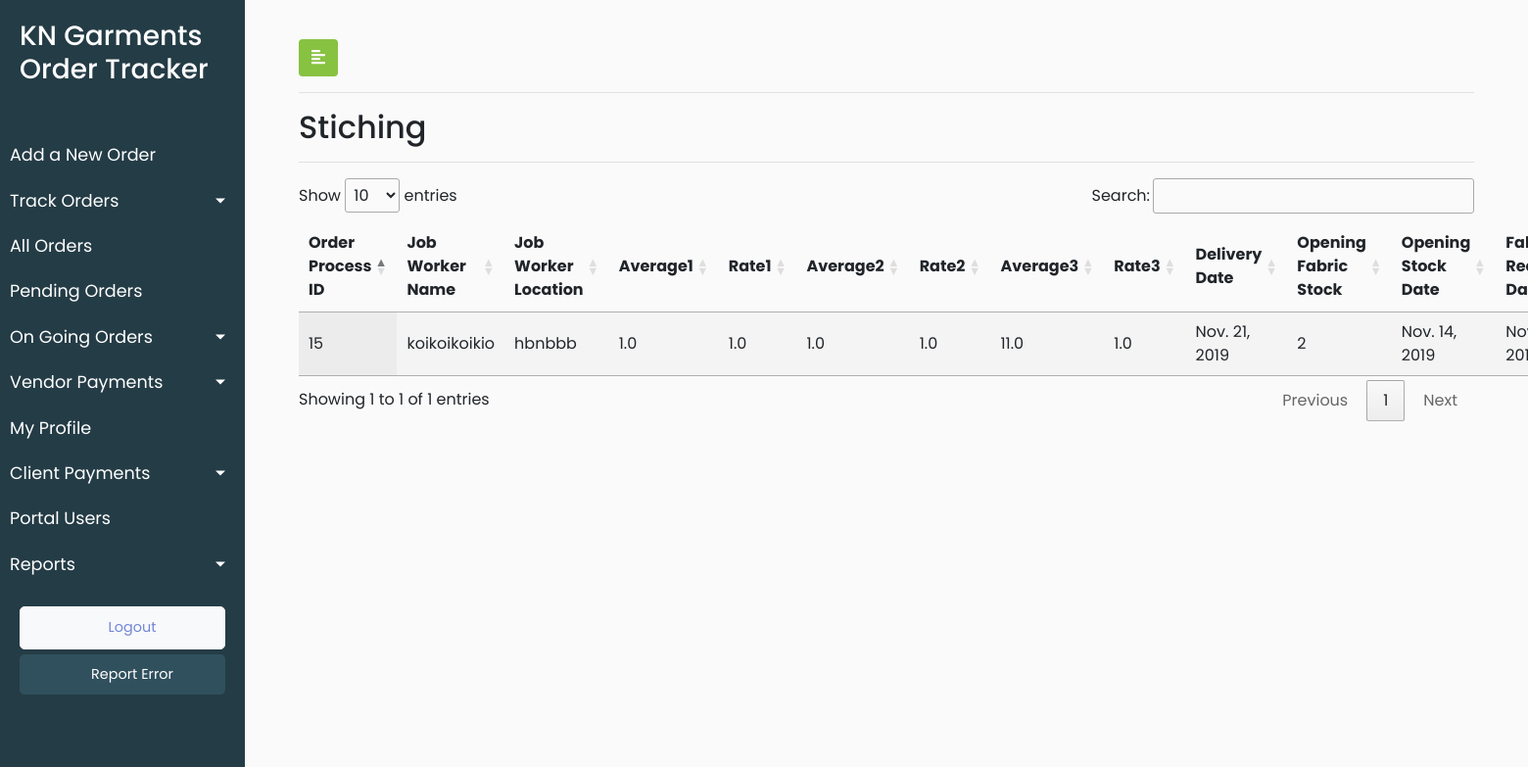
Before: /track_order_stiching_order/ (signed in) with the older database file.
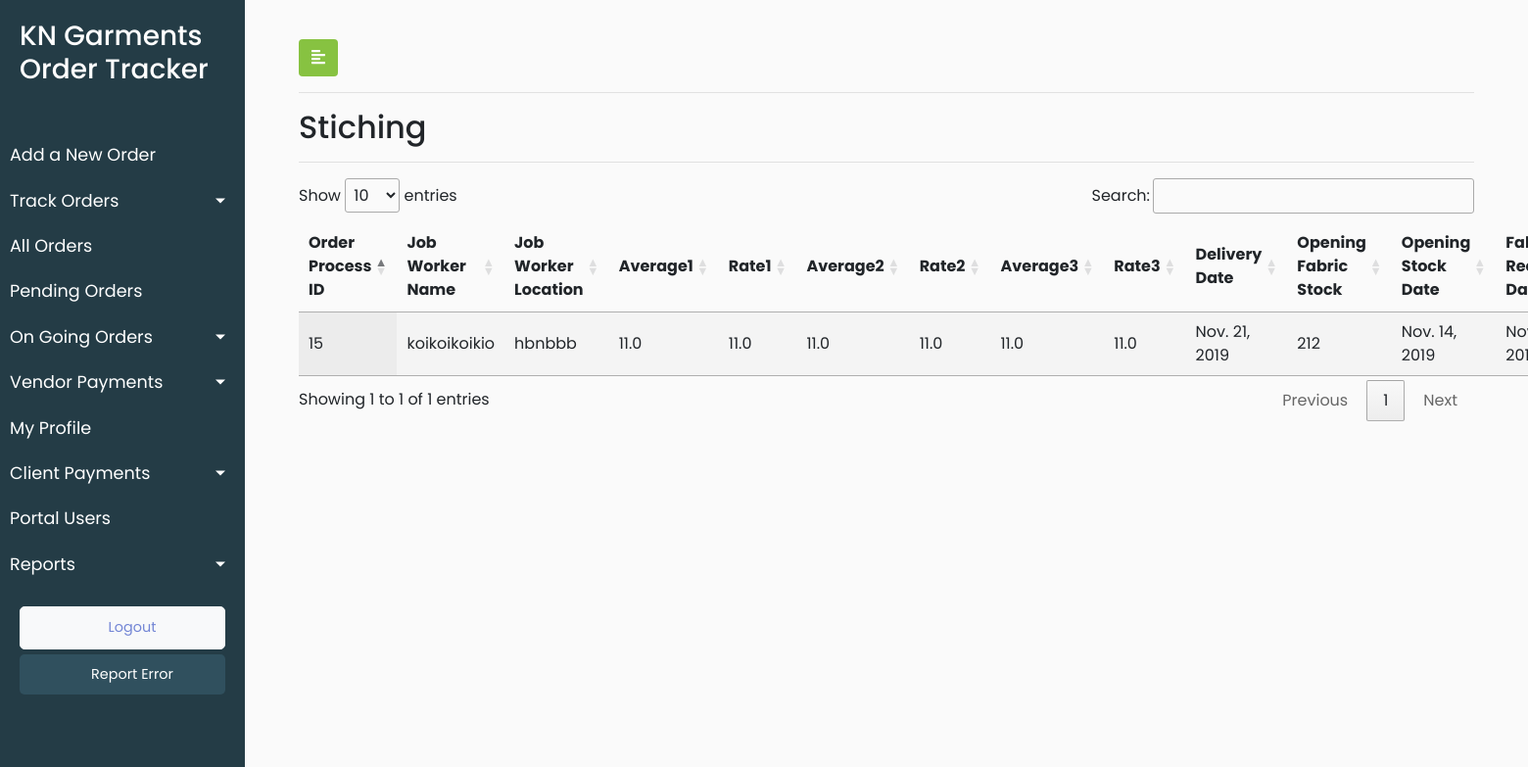
After: the same page with the newer database file.
### KNGarment_Order_TrackPro_App/models.py (models this page shows, shortened)
class Process(models.Model):
    Paid = 1
    Pending = 2
    PAYMENT_STATUS=((Paid,'Paid'), (Pending,'Pending'))
    process_vendor_name = models.CharField(max_length=920,blank=True)
    process_vendor_location = models.CharField(max_length=920,blank=True)
    process_received_quantity = models.IntegerField(blank=True,null=True)
    process_received_date = models.DateField(default=timezone.now)
    process_delivery_date = models.DateField(default=timezone.now)
    process_bill_number = models.IntegerField(blank=True,default=0)
    process_bill_file = models.FileField(blank=True)
    process_payment_status = models.PositiveSmallIntegerField(choices=PAYMENT_STATUS,default=Pending,blank=True)
    process_date_of_entry = models.DateTimeField(default=timezone.now)
    process_vendor_id = models.ForeignKey(Vendor, on_delete = models.CASCADE,blank=True)
    process_order_id = models.ForeignKey(Orders, on_delete=models.CASCADE,blank=True)
    objects = InheritanceManager()
    class Meta:
        verbose_name_plural = "Process List"
        verbose_name = "Process"

class Stiching(Process):
    Stiching = 2
    process_type = models.PositiveSmallIntegerField(default=Stiching)
    stiching_average_one = models.FloatField()
    stiching_average_two = models.FloatField()
    stiching_average_three = models.FloatField()
    stiching_rate_one = models.FloatField()
    stiching_rate_two = models.FloatField()
    stiching_rate_three = models.FloatField()
    stiching_opening_fabric_stock = models.IntegerField()
    stiching_opening_stock_date = models.DateField(default=timezone.now)
    stiching_fabric_bill_date = models.DateField(default=timezone.now)
    stiching_fabric_used = models.CharField(max_length=920)
    stiching_fabric_bill_number = models.CharField(max_length=920,blank=True)
    class Meta:
        verbose_name_plural = "Stiching Orders List"
        verbose_name = "Stiching Order"

class Process(models.Model):
    Paid = 1
    Pending = 2
    PAYMENT_STATUS=((Paid,'Paid'), (Pending,'Pending'))
    process_vendor_name = models.CharField(max_length=920,blank=True)
    process_vendor_location = models.CharField(max_length=920,blank=True)
    process_received_quantity = models.IntegerField(blank=True,null=True)
    process_received_date = models.DateField(default=timezone.now)
    process_delivery_date = models.DateField(default=timezone.now)
    process_bill_number = models.IntegerField(blank=True,default=0)
    process_bill_file = models.FileField(blank=True)
    process_payment_status = models.PositiveSmallIntegerField(choices=PAYMENT_STATUS,default=Pending,blank=True)
    process_date_of_entry = models.DateTimeField(default=timezone.now)
    process_vendor_id = models.ForeignKey(Vendor, on_delete = models.CASCADE,blank=True)
    process_order_id = models.ForeignKey(Orders, on_delete=models.CASCADE,blank=True)
    objects = InheritanceManager()
    class Meta:
        verbose_name_plural = "Process List"
        verbose_name = "Process"

class Orders(models.Model):
    order_order_number = models.CharField(max_length=920)
    order_order_type = models.CharField(max_length=920)
    order_order_brands = models.CharField(max_length=920)
    order_order_style_number = models.CharField(max_length=920)
    order_order_fit = models.CharField(max_length=920)
    order_order_quantity = models.IntegerField()
    order_order_date = models.DateField(default=timezone.now)
    order_delivery_date = models.DateField(default=timezone.now)
    order_order_category = models.CharField(max_length=920)
    order_fit_sample_status = models.CharField(max_length=920)
    order_fit_sample_submitted_date = models.DateField(default=timezone.now)
    order_pps_sample_status = models.CharField(max_length=920)
    order_pps_sample_submitted_date = models.DateField(default=timezone.now)
    order_order_remark = models.CharField(max_length=920,blank=True)
    order_order_date_of_entry = models.DateTimeField(default=timezone.now)
    order_client_id = models.ForeignKey(Client, on_delete = models.CASCADE,default=1)
    def __str__(self):
        return str(self.pk)
    class Meta:
        verbose_name_plural = "Orders List"
        verbose_name = "Order"

### KNGarment_Order_TrackPro_App/views.py (the view)
# urls.py: path('track_order_stiching_order/', views.track_order_stiching_order, name = 'track_order_stiching_order'),
@login_required(login_url='/user_login')
def track_order_stiching_order(request):
    user_role = request.user.user_role
    stiching_order_objects = Stiching.objects.all()
    data = {'stiching_order':stiching_order_objects,'user_role':user_role}
    return render(request,'KNGarment_Order_TrackPro_App/stiching.html',data)

### KNGarment_Order_TrackPro_App/templates/KNGarment_Order_TrackPro_App/stiching.html (shortened to what this page needs)
{% extends 'KNGarment_Order_TrackPro_App/base.html' %}
{% load static %}
{% block stylesheets %}
<link rel="stylesheet" href="//cdn.datatables.net/1.10.19/css/jquery.dataTables.min.css">
{% endblock stylesheets %}
{% block content %}
        <div id="content">
            <div class="container-fluid">
                <button type="button" id="sidebarCollapse" class="btn" style="background-color: #87c241;color: white">
                    <i class="fas fa-align-left"></i>
                </button>
                <hr>
                <h2>Stiching</h2>
                <hr>
                <div>
                    <table id="test_table" class="display" style="width:100%">
                        <thead>
                            <tr>
                                <th>Order Process ID</th>
                                <th>Job Worker Name</th>
                                <th> Job Worker Location</th>
                                <th>Average1</th>
                                <th>Rate1</th>
                                <th>Average2</th>
                                <th>Rate2</th>
                                <th>Average3</th>
                                <th>Rate3</th>
                                <th>Delivery Date</th>
                                <th>Opening Fabric Stock</th>
                                <th>Opening Stock Date</th>
                                <th>Fabric Received Date</th>
                            </tr>
                        </thead>
                        <tbody>
                        {% for stiching in stiching_order%}
                            <tr>
                                 <td><a href="{% url 'KNGarment_Order_TrackPro_App:update_order_detail'%}"> {{stiching.process_order_id}}</a></td>
                                <td>{{stiching.process_vendor_name}}</td>
                                <td>{{stiching.process_vendor_location}}</td>
                                <td>{{stiching.stiching_average_one}}</td>
                                <td>{{stiching.stiching_rate_one}}</td>
                                <td>{{stiching.stiching_average_two}}</td>
                                <td>{{stiching.stiching_rate_two}}</td>
                                <td>{{stiching.stiching_average_three}}</td>
                                <td>{{stiching.stiching_rate_three}}</td>
                                <td>{{stiching.process_delivery_date}}</td>
                                <td>{{stiching.stiching_opening_fabric_stock}}</td>
                                <td>{{stiching.stiching_opening_stock_date}}</td>
                                <td>{{stiching.process_received_date}}</td>
                            </tr>
                            {% endfor %}
                        </tbody>
                    </table>
                </div>
            </div>
        </div>
{% endblock content %}

Changed rows visible on the page:
changed Stiching "koikoikoikio": stiching_average_one "1.0" → "11.0"; stiching_rate_one "1.0" → "11.0"; stiching_average_two "1.0" → "11.0"; stiching_rate_two "1.0" → "11.0"; stiching_rate_three "1.0" → "11.0"; stiching_opening_fabric_stock "2" → "212"
